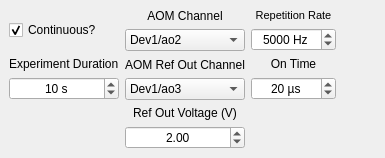
    <widget class="QWidget" name="aOMSetupTab">
     <attribute name="title">
      <string>EOM Setup</string>
     </attribute>
     <layout class="QGridLayout">
      <property name="margin">
       <number>9</number>
      </property>
      <property name="spacing">
       <number>6</number>
      </property>
      <item row="1" column="1">
       <layout class="QVBoxLayout">
        <property name="spacing">
         <number>6</number>
        </property>
        <property name="margin">
         <number>0</number>
        </property>
        <item>
         <widget class="QLabel" name="label_56">
          <property name="text">
           <string>AOM Ref Out Channel</string>
          </property>
          <property name="alignment">
           <set>Qt::AlignCenter</set>
          </property>
         </widget>
        </item>
        <item>
         <widget class="QComboBox" name="comboBox_AomRefOutChan">
          <property name="currentIndex">
           <number>5</number>
          </property>
          <item>
           <property name="text">
            <string>Browse...</string>
           </property>
          </item>
          <item>
           <property name="text">
            <string>Filter...</string>
           </property>
          </item>
          <item>
           <property name="text">
            <string>Dev1/ao0</string>
           </property>
          </item>
          <item>
           <property name="text">
            <string>Dev1/ao1</string>
           </property>
          </item>
          <item>
           <property name="text">
            <string>Dev1/ao2</string>
           </property>
          </item>
          <item>
           <property name="text">
            <string>Dev1/ao3</string>
           </property>
          </item>
          <item>
           <property name="text">
            <string>Dev2/ao0</string>
           </property>
          </item>
          <item>
           <property name="text">
            <string>Dev2/ao1</string>
           </property>
          </item>
          <item>
           <property name="text">
            <string>Dev2/ao2</string>
           </property>
          </item>
          <item>
           <property name="text">
            <string>Dev2/ao3</string>
           </property>
          </item>
         </widget>
        </item>
       </layout>
      </item>
      <item row="1" column="0">
       <layout class="QVBoxLayout">
        <property name="spacing">
         <number>6</number>
        </property>
        <property name="margin">
         <number>0</number>
        </property>
        <item>
         <widget class="QLabel" name="label_53">
          <property name="text">
           <string>Experiment Duration</string>
          </property>
          <property name="alignment">
           <set>Qt::AlignLeading|Qt::AlignLeft|Qt::AlignVCenter</set>
          </property>
         </widget>
        </item>
        <item>
         <widget class="QDoubleSpinBox" name="doubleSpinBox_duration">
          <property name="alignment">
           <set>Qt::AlignCenter</set>
          </property>
          <property name="readOnly">
           <bool>false</bool>
          </property>
          <property name="buttonSymbols">
           <enum>QAbstractSpinBox::UpDownArrows</enum>
          </property>
          <property name="suffix">
           <string> s</string>
          </property>
          <property name="decimals">
           <number>0</number>
          </property>
          <property name="maximum">
           <double>500.000000000000000</double>
          </property>
          <property name="value">
           <double>10.000000000000000</double>
          </property>
         </widget>
        </item>
       </layout>
      </item>
      <item row="0" column="0">
       <widget class="QCheckBox" name="checkBox_AomCont">
        <property name="text">
         <string>Continuous?</string>
        </property>
        <property name="checked">
         <bool>true</bool>
        </property>
       </widget>
      </item>
      <item row="1" column="2">
       <layout class="QVBoxLayout">
        <property name="spacing">
         <number>6</number>
        </property>
        <property name="margin">
         <number>0</number>
        </property>
        <item>
         <widget class="QLabel" name="label_64">
          <property name="text">
           <string>On Time</string>
          </property>
          <property name="alignment">
           <set>Qt::AlignCenter</set>
          </property>
         </widget>
        </item>
        <item>
         <widget class="QSpinBox" name="spinBox_OnTime">
          <property name="alignment">
           <set>Qt::AlignHCenter</set>
          </property>
          <property name="suffix">
           <string> µs</string>
          </property>
          <property name="maximum">
           <number>5000</number>
          </property>
          <property name="value">
           <number>20</number>
          </property>
         </widget>
        </item>
       </layout>
      </item>
      <item row="0" column="1">
       <layout class="QVBoxLayout">
        <property name="spacing">
         <number>6</number>
        </property>
        <property name="margin">
         <number>0</number>
        </property>
        <item>
         <widget class="QLabel" name="label_55">
          <property name="text">
           <string>AOM Channel</string>
          </property>
          <property name="alignment">
           <set>Qt::AlignCenter</set>
          </property>
         </widget>
        </item>
        <item>
         <widget class="QComboBox" name="comboBox_AomChan">
          <property name="currentIndex">
           <number>4</number>
          </property>
          <item>
           <property name="text">
            <string>Browse...</string>
           </property>
          </item>
          <item>
           <property name="text">
            <string>Filter...</string>
           </property>
          </item>
          <item>
           <property name="text">
            <string>Dev1/ao0</string>
           </property>
          </item>
          <item>
           <property name="text">
            <string>Dev1/ao1</string>
           </property>
          </item>
          <item>
           <property name="text">
            <string>Dev1/ao2</string>
           </property>
          </item>
          <item>
           <property name="text">
            <string>Dev1/ao3</string>
           </property>
          </item>
          <item>
           <property name="text">
            <string>Dev2/ao0</string>
           </property>
          </item>
          <item>
           <property name="text">
            <string>Dev2/ao1</string>
           </property>
          </item>
          <item>
           <property name="text">
            <string>Dev2/ao2</string>
           </property>
          </item>
          <item>
           <property name="text">
            <string>Dev2/ao3</string>
           </property>
          </item>
         </widget>
        </item>
       </layout>
      </item>
      <item row="0" column="2">
       <layout class="QVBoxLayout">
        <property name="spacing">
         <number>6</number>
        </property>
        <property name="margin">
         <number>0</number>
        </property>
        <item>
         <widget class="QLabel" name="label_58">
          <property name="text">
           <string>&lt;!DOCTYPE HTML PUBLIC &quot;-//W3C//DTD HTML 4.0//EN&quot; &quot;http://www.w3.org/TR/REC-html40/strict.dtd&quot;&gt;
&lt;html&gt;&lt;head&gt;&lt;meta name=&quot;qrichtext&quot; content=&quot;1&quot; /&gt;&lt;style type=&quot;text/css&quot;&gt;
p, li { white-space: pre-wrap; }
&lt;/style&gt;&lt;/head&gt;&lt;body style=&quot; font-family:'MS Shell Dlg 2'; font-size:8.25pt; font-weight:400; font-style:normal;&quot;&gt;
&lt;p style=&quot; margin-top:0px; margin-bottom:0px; margin-left:0px; margin-right:0px; -qt-block-indent:0; text-indent:0px;&quot;&gt;&lt;span style=&quot; font-size:8pt;&quot;&gt;Repetition Rate&lt;/span&gt;&lt;/p&gt;&lt;/body&gt;&lt;/html&gt;</string>
          </property>
          <property name="alignment">
           <set>Qt::AlignCenter</set>
          </property>
         </widget>
        </item>
        <item>
         <widget class="QSpinBox" name="spinBox_RepRate">
          <property name="alignment">
           <set>Qt::AlignHCenter</set>
          </property>
          <property name="suffix">
           <string> Hz</string>
          </property>
          <property name="maximum">
           <number>999999999</number>
          </property>
          <property name="value">
           <number>5000</number>
          </property>
         </widget>
        </item>
       </layout>
      </item>
      <item row="2" column="1">
       <layout class="QVBoxLayout">
        <property name="spacing">
         <number>6</number>
        </property>
        <property name="margin">
         <number>0</number>
        </property>
        <item>
         <widget class="QLabel" name="label_57">
          <property name="text">
           <string>Ref Out Voltage (V)</string>
          </property>
          <property name="alignment">
           <set>Qt::AlignCenter</set>
          </property>
         </widget>
        </item>
        <item>
         <widget class="QDoubleSpinBox" name="doubleSpinBox_AomRefOutVoltage">
          <property name="alignment">
           <set>Qt::AlignHCenter</set>
          </property>
          <property name="minimum">
           <double>-10.000000000000000</double>
          </property>
          <property name="maximum">
           <double>10.000000000000000</double>
          </property>
          <property name="value">
           <double>2.000000000000000</double>
          </property>
         </widget>
        </item>
       </layout>
      </item>
      <item row="0" column="3">
       <spacer>
        <property name="orientation">
         <enum>Qt::Horizontal</enum>
        </property>
        <property name="sizeType">
         <enum>QSizePolicy::Minimum</enum>
        </property>
        <property name="sizeHint" stdset="0">
         <size>
          <width>40</width>
          <height>20</height>
         </size>
        </property>
       </spacer>
      </item>
     </layout>
    </widget>
